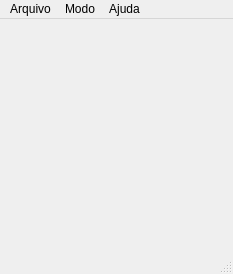
<?xml version="1.0" encoding="UTF-8"?>
<ui version="4.0">
 <class>RestaUm</class>
 <widget class="QMainWindow" name="RestaUm">
  <property name="geometry">
   <rect>
    <x>0</x>
    <y>0</y>
    <width>229</width>
    <height>268</height>
   </rect>
  </property>
  <property name="windowTitle">
   <string>RestaUm</string>
  </property>
  <widget class="QWidget" name="centralWidget">
   <layout class="QGridLayout" name="gridLayout">
    <item row="5" column="3">
     <widget class="Peca" name="peca53">
      <property name="minimumSize">
       <size>
        <width>25</width>
        <height>25</height>
       </size>
      </property>
      <property name="maximumSize">
       <size>
        <width>25</width>
        <height>25</height>
       </size>
      </property>
      <property name="iconSize">
       <size>
        <width>25</width>
        <height>25</height>
       </size>
      </property>
      <property name="flat">
       <bool>true</bool>
      </property>
     </widget>
    </item>
    <item row="5" column="4">
     <widget class="Peca" name="peca54">
      <property name="minimumSize">
       <size>
        <width>25</width>
        <height>25</height>
       </size>
      </property>
      <property name="maximumSize">
       <size>
        <width>25</width>
        <height>25</height>
       </size>
      </property>
      <property name="iconSize">
       <size>
        <width>25</width>
        <height>25</height>
       </size>
      </property>
      <property name="flat">
       <bool>true</bool>
      </property>
     </widget>
    </item>
    <item row="1" column="4">
     <widget class="Peca" name="peca14">
      <property name="minimumSize">
       <size>
        <width>25</width>
        <height>25</height>
       </size>
      </property>
      <property name="maximumSize">
       <size>
        <width>25</width>
        <height>25</height>
       </size>
      </property>
      <property name="iconSize">
       <size>
        <width>25</width>
        <height>25</height>
       </size>
      </property>
      <property name="flat">
       <bool>true</bool>
      </property>
     </widget>
    </item>
    <item row="3" column="3">
     <widget class="Peca" name="peca33">
      <property name="minimumSize">
       <size>
        <width>25</width>
        <height>25</height>
       </size>
      </property>
      <property name="maximumSize">
       <size>
        <width>25</width>
        <height>25</height>
       </size>
      </property>
      <property name="iconSize">
       <size>
        <width>25</width>
        <height>25</height>
       </size>
      </property>
      <property name="flat">
       <bool>true</bool>
      </property>
     </widget>
    </item>
    <item row="3" column="1">
     <widget class="Peca" name="peca31">
      <property name="minimumSize">
       <size>
        <width>25</width>
        <height>25</height>
       </size>
      </property>
      <property name="maximumSize">
       <size>
        <width>25</width>
        <height>25</height>
       </size>
      </property>
      <property name="iconSize">
       <size>
        <width>25</width>
        <height>25</height>
       </size>
      </property>
      <property name="flat">
       <bool>true</bool>
      </property>
     </widget>
    </item>
    <item row="4" column="6">
     <widget class="Peca" name="peca46">
      <property name="minimumSize">
       <size>
        <width>25</width>
        <height>25</height>
       </size>
      </property>
      <property name="maximumSize">
       <size>
        <width>25</width>
        <height>25</height>
       </size>
      </property>
      <property name="iconSize">
       <size>
        <width>25</width>
        <height>25</height>
       </size>
      </property>
      <property name="flat">
       <bool>true</bool>
      </property>
     </widget>
    </item>
    <item row="4" column="3">
     <widget class="Peca" name="peca43">
      <property name="minimumSize">
       <size>
        <width>25</width>
        <height>25</height>
       </size>
      </property>
      <property name="maximumSize">
       <size>
        <width>25</width>
        <height>25</height>
       </size>
      </property>
      <property name="iconSize">
       <size>
        <width>25</width>
        <height>25</height>
       </size>
      </property>
      <property name="flat">
       <bool>true</bool>
      </property>
     </widget>
    </item>
    <item row="5" column="2">
     <widget class="Peca" name="peca52">
      <property name="minimumSize">
       <size>
        <width>25</width>
        <height>25</height>
       </size>
      </property>
      <property name="maximumSize">
       <size>
        <width>25</width>
        <height>25</height>
       </size>
      </property>
      <property name="iconSize">
       <size>
        <width>25</width>
        <height>25</height>
       </size>
      </property>
      <property name="flat">
       <bool>true</bool>
      </property>
     </widget>
    </item>
    <item row="2" column="2">
     <widget class="Peca" name="peca22">
      <property name="minimumSize">
       <size>
        <width>25</width>
        <height>25</height>
       </size>
      </property>
      <property name="maximumSize">
       <size>
        <width>25</width>
        <height>25</height>
       </size>
      </property>
      <property name="iconSize">
       <size>
        <width>25</width>
        <height>25</height>
       </size>
      </property>
      <property name="flat">
       <bool>true</bool>
      </property>
     </widget>
    </item>
    <item row="4" column="2">
     <widget class="Peca" name="peca42">
      <property name="minimumSize">
       <size>
        <width>25</width>
        <height>25</height>
       </size>
      </property>
      <property name="maximumSize">
       <size>
        <width>25</width>
        <height>25</height>
       </size>
      </property>
      <property name="iconSize">
       <size>
        <width>25</width>
        <height>25</height>
       </size>
      </property>
      <property name="flat">
       <bool>true</bool>
      </property>
     </widget>
    </item>
    <item row="4" column="1">
     <widget class="Peca" name="peca41">
      <property name="minimumSize">
       <size>
        <width>25</width>
        <height>25</height>
       </size>
      </property>
      <property name="maximumSize">
       <size>
        <width>25</width>
        <height>25</height>
       </size>
      </property>
      <property name="iconSize">
       <size>
        <width>25</width>
        <height>25</height>
       </size>
      </property>
      <property name="flat">
       <bool>true</bool>
      </property>
     </widget>
    </item>
    <item row="4" column="4">
     <widget class="Peca" name="peca44">
      <property name="minimumSize">
       <size>
        <width>25</width>
        <height>25</height>
       </size>
      </property>
      <property name="maximumSize">
       <size>
        <width>25</width>
        <height>25</height>
       </size>
      </property>
      <property name="iconSize">
       <size>
        <width>25</width>
        <height>25</height>
       </size>
      </property>
      <property name="flat">
       <bool>true</bool>
      </property>
     </widget>
    </item>
    <item row="3" column="6">
     <widget class="Peca" name="peca36">
      <property name="minimumSize">
       <size>
        <width>25</width>
        <height>25</height>
       </size>
      </property>
      <property name="maximumSize">
       <size>
        <width>25</width>
        <height>25</height>
       </size>
      </property>
      <property name="iconSize">
       <size>
        <width>25</width>
        <height>25</height>
       </size>
      </property>
      <property name="flat">
       <bool>true</bool>
      </property>
     </widget>
    </item>
    <item row="2" column="4">
     <widget class="Peca" name="peca24">
      <property name="minimumSize">
       <size>
        <width>25</width>
        <height>25</height>
       </size>
      </property>
      <property name="maximumSize">
       <size>
        <width>25</width>
        <height>25</height>
       </size>
      </property>
      <property name="iconSize">
       <size>
        <width>25</width>
        <height>25</height>
       </size>
      </property>
      <property name="flat">
       <bool>true</bool>
      </property>
     </widget>
    </item>
    <item row="3" column="4">
     <widget class="Peca" name="peca34">
      <property name="minimumSize">
       <size>
        <width>25</width>
        <height>25</height>
       </size>
      </property>
      <property name="maximumSize">
       <size>
        <width>25</width>
        <height>25</height>
       </size>
      </property>
      <property name="iconSize">
       <size>
        <width>25</width>
        <height>25</height>
       </size>
      </property>
      <property name="flat">
       <bool>true</bool>
      </property>
     </widget>
    </item>
    <item row="2" column="5">
     <widget class="Peca" name="peca25">
      <property name="minimumSize">
       <size>
        <width>25</width>
        <height>25</height>
       </size>
      </property>
      <property name="maximumSize">
       <size>
        <width>25</width>
        <height>25</height>
       </size>
      </property>
      <property name="iconSize">
       <size>
        <width>25</width>
        <height>25</height>
       </size>
      </property>
      <property name="flat">
       <bool>true</bool>
      </property>
     </widget>
    </item>
    <item row="2" column="3">
     <widget class="Peca" name="peca23">
      <property name="minimumSize">
       <size>
        <width>25</width>
        <height>25</height>
       </size>
      </property>
      <property name="maximumSize">
       <size>
        <width>25</width>
        <height>25</height>
       </size>
      </property>
      <property name="iconSize">
       <size>
        <width>25</width>
        <height>25</height>
       </size>
      </property>
      <property name="flat">
       <bool>true</bool>
      </property>
     </widget>
    </item>
    <item row="2" column="0">
     <widget class="Peca" name="peca20">
      <property name="minimumSize">
       <size>
        <width>25</width>
        <height>25</height>
       </size>
      </property>
      <property name="maximumSize">
       <size>
        <width>25</width>
        <height>25</height>
       </size>
      </property>
      <property name="iconSize">
       <size>
        <width>25</width>
        <height>25</height>
       </size>
      </property>
      <property name="flat">
       <bool>true</bool>
      </property>
     </widget>
    </item>
    <item row="0" column="2">
     <widget class="Peca" name="peca02">
      <property name="minimumSize">
       <size>
        <width>25</width>
        <height>25</height>
       </size>
      </property>
      <property name="maximumSize">
       <size>
        <width>25</width>
        <height>25</height>
       </size>
      </property>
      <property name="iconSize">
       <size>
        <width>25</width>
        <height>25</height>
       </size>
      </property>
      <property name="flat">
       <bool>true</bool>
      </property>
     </widget>
    </item>
    <item row="3" column="5">
     <widget class="Peca" name="peca35">
      <property name="minimumSize">
       <size>
        <width>25</width>
        <height>25</height>
       </size>
      </property>
      <property name="maximumSize">
       <size>
        <width>25</width>
        <height>25</height>
       </size>
      </property>
      <property name="iconSize">
       <size>
        <width>25</width>
        <height>25</height>
       </size>
      </property>
      <property name="flat">
       <bool>true</bool>
      </property>
     </widget>
    </item>
    <item row="4" column="0">
     <widget class="Peca" name="peca40">
      <property name="minimumSize">
       <size>
        <width>25</width>
        <height>25</height>
       </size>
      </property>
      <property name="maximumSize">
       <size>
        <width>25</width>
        <height>25</height>
       </size>
      </property>
      <property name="iconSize">
       <size>
        <width>25</width>
        <height>25</height>
       </size>
      </property>
      <property name="flat">
       <bool>true</bool>
      </property>
     </widget>
    </item>
    <item row="3" column="0">
     <widget class="Peca" name="peca30">
      <property name="minimumSize">
       <size>
        <width>25</width>
        <height>25</height>
       </size>
      </property>
      <property name="maximumSize">
       <size>
        <width>25</width>
        <height>25</height>
       </size>
      </property>
      <property name="iconSize">
       <size>
        <width>25</width>
        <height>25</height>
       </size>
      </property>
      <property name="flat">
       <bool>true</bool>
      </property>
     </widget>
    </item>
    <item row="0" column="3">
     <widget class="Peca" name="peca03">
      <property name="minimumSize">
       <size>
        <width>25</width>
        <height>25</height>
       </size>
      </property>
      <property name="maximumSize">
       <size>
        <width>25</width>
        <height>25</height>
       </size>
      </property>
      <property name="iconSize">
       <size>
        <width>25</width>
        <height>25</height>
       </size>
      </property>
      <property name="flat">
       <bool>true</bool>
      </property>
     </widget>
    </item>
    <item row="2" column="1">
     <widget class="Peca" name="peca21">
      <property name="minimumSize">
       <size>
        <width>25</width>
        <height>25</height>
       </size>
      </property>
      <property name="maximumSize">
       <size>
        <width>25</width>
        <height>25</height>
       </size>
      </property>
      <property name="iconSize">
       <size>
        <width>25</width>
        <height>25</height>
       </size>
      </property>
      <property name="flat">
       <bool>true</bool>
      </property>
     </widget>
    </item>
    <item row="3" column="2">
     <widget class="Peca" name="peca32">
      <property name="minimumSize">
       <size>
        <width>25</width>
        <height>25</height>
       </size>
      </property>
      <property name="maximumSize">
       <size>
        <width>25</width>
        <height>25</height>
       </size>
      </property>
      <property name="iconSize">
       <size>
        <width>25</width>
        <height>25</height>
       </size>
      </property>
      <property name="flat">
       <bool>true</bool>
      </property>
     </widget>
    </item>
    <item row="1" column="3">
     <widget class="Peca" name="peca13">
      <property name="minimumSize">
       <size>
        <width>25</width>
        <height>25</height>
       </size>
      </property>
      <property name="maximumSize">
       <size>
        <width>25</width>
        <height>25</height>
       </size>
      </property>
      <property name="iconSize">
       <size>
        <width>25</width>
        <height>25</height>
       </size>
      </property>
      <property name="flat">
       <bool>true</bool>
      </property>
     </widget>
    </item>
    <item row="4" column="5">
     <widget class="Peca" name="peca45">
      <property name="minimumSize">
       <size>
        <width>25</width>
        <height>25</height>
       </size>
      </property>
      <property name="maximumSize">
       <size>
        <width>25</width>
        <height>25</height>
       </size>
      </property>
      <property name="iconSize">
       <size>
        <width>25</width>
        <height>25</height>
       </size>
      </property>
      <property name="flat">
       <bool>true</bool>
      </property>
     </widget>
    </item>
    <item row="0" column="4">
     <widget class="Peca" name="peca04">
      <property name="minimumSize">
       <size>
        <width>25</width>
        <height>25</height>
       </size>
      </property>
      <property name="maximumSize">
       <size>
        <width>25</width>
        <height>25</height>
       </size>
      </property>
      <property name="iconSize">
       <size>
        <width>25</width>
        <height>25</height>
       </size>
      </property>
      <property name="flat">
       <bool>true</bool>
      </property>
     </widget>
    </item>
    <item row="2" column="6">
     <widget class="Peca" name="peca26">
      <property name="minimumSize">
       <size>
        <width>25</width>
        <height>25</height>
       </size>
      </property>
      <property name="maximumSize">
       <size>
        <width>25</width>
        <height>25</height>
       </size>
      </property>
      <property name="iconSize">
       <size>
        <width>25</width>
        <height>25</height>
       </size>
      </property>
      <property name="flat">
       <bool>true</bool>
      </property>
     </widget>
    </item>
    <item row="1" column="2">
     <widget class="Peca" name="peca12">
      <property name="minimumSize">
       <size>
        <width>25</width>
        <height>25</height>
       </size>
      </property>
      <property name="maximumSize">
       <size>
        <width>25</width>
        <height>25</height>
       </size>
      </property>
      <property name="iconSize">
       <size>
        <width>25</width>
        <height>25</height>
       </size>
      </property>
      <property name="flat">
       <bool>true</bool>
      </property>
     </widget>
    </item>
    <item row="6" column="2">
     <widget class="Peca" name="peca62">
      <property name="minimumSize">
       <size>
        <width>25</width>
        <height>25</height>
       </size>
      </property>
      <property name="maximumSize">
       <size>
        <width>25</width>
        <height>25</height>
       </size>
      </property>
      <property name="iconSize">
       <size>
        <width>25</width>
        <height>25</height>
       </size>
      </property>
      <property name="flat">
       <bool>true</bool>
      </property>
     </widget>
    </item>
    <item row="6" column="3">
     <widget class="Peca" name="peca63">
      <property name="minimumSize">
       <size>
        <width>25</width>
        <height>25</height>
       </size>
      </property>
      <property name="maximumSize">
       <size>
        <width>25</width>
        <height>25</height>
       </size>
      </property>
      <property name="iconSize">
       <size>
        <width>25</width>
        <height>25</height>
       </size>
      </property>
      <property name="flat">
       <bool>true</bool>
      </property>
     </widget>
    </item>
    <item row="6" column="4">
     <widget class="Peca" name="peca64">
      <property name="minimumSize">
       <size>
        <width>25</width>
        <height>25</height>
       </size>
      </property>
      <property name="maximumSize">
       <size>
        <width>25</width>
        <height>25</height>
       </size>
      </property>
      <property name="iconSize">
       <size>
        <width>25</width>
        <height>25</height>
       </size>
      </property>
      <property name="flat">
       <bool>true</bool>
      </property>
     </widget>
    </item>
   </layout>
  </widget>
  <widget class="QMenuBar" name="menuBar">
   <property name="geometry">
    <rect>
     <x>0</x>
     <y>0</y>
     <width>229</width>
     <height>21</height>
    </rect>
   </property>
   <widget class="QMenu" name="menuArquivo">
    <property name="title">
     <string>Arquivo</string>
    </property>
    <addaction name="actionNovo"/>
    <addaction name="actionSair"/>
   </widget>
   <widget class="QMenu" name="menuModo">
    <property name="title">
     <string>Modo</string>
    </property>
    <addaction name="actionTradicional"/>
    <addaction name="actionCruz"/>
    <addaction name="actionMais"/>
    <addaction name="actionBanquinho"/>
    <addaction name="actionFlecha"/>
    <addaction name="actionPiramide"/>
    <addaction name="actionLosango"/>
   </widget>
   <widget class="QMenu" name="menuAjuda">
    <property name="title">
     <string>Ajuda</string>
    </property>
    <addaction name="actionSobre"/>
   </widget>
   <addaction name="menuArquivo"/>
   <addaction name="menuModo"/>
   <addaction name="menuAjuda"/>
  </widget>
  <widget class="QStatusBar" name="statusBar"/>
  <action name="actionNovo">
   <property name="text">
    <string>Novo</string>
   </property>
  </action>
  <action name="actionSair">
   <property name="text">
    <string>Sair</string>
   </property>
  </action>
  <action name="actionTradicional">
   <property name="checkable">
    <bool>true</bool>
   </property>
   <property name="checked">
    <bool>true</bool>
   </property>
   <property name="text">
    <string>Tradicional</string>
   </property>
  </action>
  <action name="actionCruz">
   <property name="checkable">
    <bool>true</bool>
   </property>
   <property name="text">
    <string>Cruz</string>
   </property>
  </action>
  <action name="actionMais">
   <property name="checkable">
    <bool>true</bool>
   </property>
   <property name="text">
    <string>Mais</string>
   </property>
  </action>
  <action name="actionBanquinho">
   <property name="checkable">
    <bool>true</bool>
   </property>
   <property name="text">
    <string>Banquinho</string>
   </property>
  </action>
  <action name="actionFlecha">
   <property name="checkable">
    <bool>true</bool>
   </property>
   <property name="text">
    <string>Flecha</string>
   </property>
  </action>
  <action name="actionPiramide">
   <property name="checkable">
    <bool>true</bool>
   </property>
   <property name="text">
    <string>Piramide</string>
   </property>
  </action>
  <action name="actionLosango">
   <property name="checkable">
    <bool>true</bool>
   </property>
   <property name="text">
    <string>Losango</string>
   </property>
  </action>
  <action name="actionSobre">
   <property name="text">
    <string>Sobre</string>
   </property>
  </action>
 </widget>
 <layoutdefault spacing="6" margin="11"/>
 <customwidgets>
  <customwidget>
   <class>Peca</class>
   <extends>QPushButton</extends>
   <header location="global">Peca.h</header>
  </customwidget>
 </customwidgets>
 <resources/>
 <connections/>
</ui>
